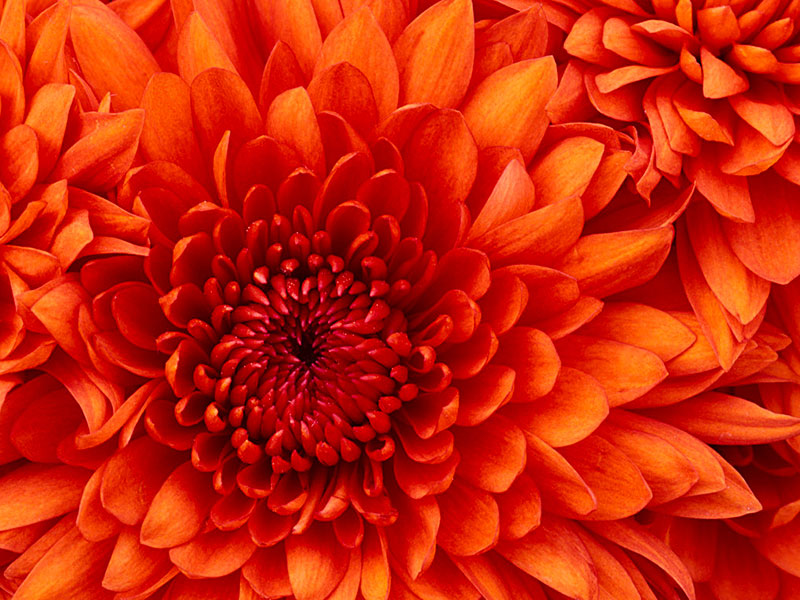
//> input picture Nodejs/Learning/Basic_Web_Server_Begin/img/portfolio/img01_big.jpg, 800 x 600 px, given in place of the camera
$ ./main   (built with g++ and OpenCV 4)
//> lines starting //> are read from the running program, lines starting //| are printed output that depends on the picture; after the words box and inside, x2 and y2 are one past the last pixel; in counts of white or black regions, pixels touching at a corner belong together
#include <sstream>
#include <string>
#include <iostream>
#include <opencv\highgui.h>
#include <opencv\cv.h>

#pragma warning(disable: 4996)

using namespace cv;
//initial min and max HSV filter values.
//these will be changed using trackbars
int H_MIN = 0;
int H_MAX = 255;
int S_MIN = 0;
int S_MAX = 255;
int V_MIN = 0;
int V_MAX = 255;
//default capture width and height
const int FRAME_WIDTH = 640;
const int FRAME_HEIGHT = 480;
//max number of objects to be detected in frame
const int MAX_NUM_OBJECTS = 5;
//minimum and maximum object area
const int MIN_OBJECT_AREA = 20 * 20;
const double MAX_OBJECT_AREA = FRAME_HEIGHT*FRAME_WIDTH / 1.5;
//names that will appear at the top of each window
const string windowName = "Original Image";
const string windowName1 = "HSV Image";
const string windowName2 = "Thresholded Image";
const string windowName3 = "After Morphological Operations";
const string trackbarWindowName = "Trackbars";
void on_trackbar(int, void*)
{//This function gets called whenever a
	// trackbar position is changed


}
// [7 lines left out: function intToString, not called in this run]
void createTrackbars(){
	//create window for trackbars


	namedWindow(trackbarWindowName, 0);
	//create memory to store trackbar name on window
	char TrackbarName[50];
	sprintf(TrackbarName, "H_MIN", H_MIN);
	sprintf(TrackbarName, "H_MAX", H_MAX);
	sprintf(TrackbarName, "S_MIN", S_MIN);
	sprintf(TrackbarName, "S_MAX", S_MAX);
	sprintf(TrackbarName, "V_MIN", V_MIN);
	sprintf(TrackbarName, "V_MAX", V_MAX);
	//create trackbars and insert them into window
	//3 parameters are: the address of the variable that is changing when the trackbar is moved(eg.H_LOW),
	//the max value the trackbar can move (eg. H_HIGH),
	//and the function that is called whenever the trackbar is moved(eg. on_trackbar)
	//                                  ---->    ---->     ---->
	createTrackbar("H_MIN", trackbarWindowName, &H_MIN, H_MAX, on_trackbar);
//> slider 'H_MIN' is set to 51
	createTrackbar("H_MAX", trackbarWindowName, &H_MAX, H_MAX, on_trackbar);
	createTrackbar("S_MIN", trackbarWindowName, &S_MIN, S_MAX, on_trackbar);
//> slider 'S_MIN' is set to 51
	createTrackbar("S_MAX", trackbarWindowName, &S_MAX, S_MAX, on_trackbar);
	createTrackbar("V_MIN", trackbarWindowName, &V_MIN, V_MAX, on_trackbar);
//> slider 'V_MIN' is set to 51
	createTrackbar("V_MAX", trackbarWindowName, &V_MAX, V_MAX, on_trackbar);


}
// [91 lines left out: functions drawObject, morphOps, trackFilteredObject, not called in this run]
int main(int argc, char* argv[])
{
	//some boolean variables for different functionality within this
	//program
	bool trackObjects = false;
	bool useMorphOps = false;
	//Matrix to store each frame of the webcam feed
	Mat cameraFeed;
	//matrix storage for HSV image
	Mat HSV;
	//matrix storage for binary threshold image
	Mat threshold;
	//x and y values for the location of the object
	int x = 0, y = 0;
	//create slider bars for HSV filtering
	createTrackbars();
	//video capture object to acquire webcam feed
	VideoCapture capture;
	//open capture object at location zero (default location for webcam)
	capture.open(0);
	//set height and width of capture frame
	capture.set(CV_CAP_PROP_FRAME_WIDTH, FRAME_WIDTH);
	capture.set(CV_CAP_PROP_FRAME_HEIGHT, FRAME_HEIGHT);
	//start an infinite loop where webcam feed is copied to cameraFeed matrix
	//all of our operations will be performed within this loop
	while (1){
		//store image to matrix
		capture.read(cameraFeed);
//> cameraFeed is the input picture: 600 rows x 800 cols, CV_8UC3; mean B, G, R 10.3, 36, 202.8
		//convert frame from BGR to HSV colorspace
		cvtColor(cameraFeed, HSV, COLOR_BGR2HSV);
//> HSV: 600 rows x 800 cols, CV_8UC3; mean H, S, V 16.5, 244.9, 202.8
		//filter HSV image between values and store filtered image to
		//threshold matrix
		inRange(HSV, Scalar(H_MIN, S_MIN, V_MIN), Scalar(H_MAX, S_MAX, V_MAX), threshold);
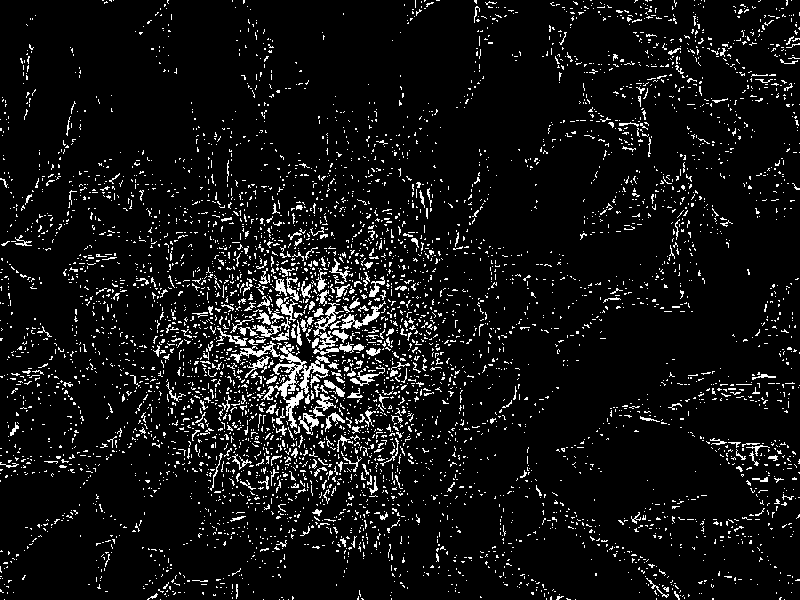
//> threshold: 600 rows x 800 cols, CV_8UC1; 7.1% white in thin lines or dots
		//perform morphological operations on thresholded image to eliminate noise
		//and emphasize the filtered object(s)
		if (useMorphOps)
			morphOps(threshold);
		//pass in thresholded frame to our object tracking function
		//this function will return the x and y coordinates of the
		//filtered object
		if (trackObjects)
			trackFilteredObject(x, y, threshold, cameraFeed);

		//show frames
		imshow(windowName2, threshold);
		imshow(windowName, cameraFeed);
		imshow(windowName1, HSV);
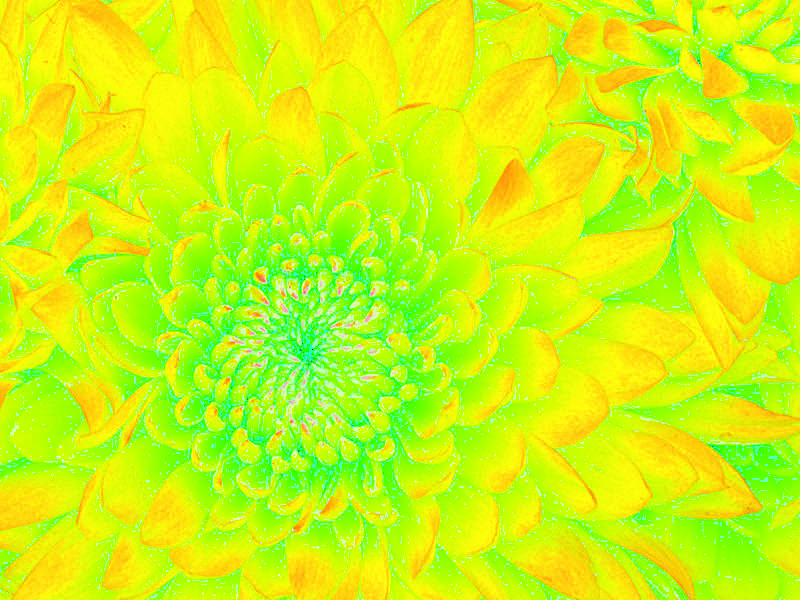
//> window 'HSV Image': 600 rows x 800 cols, CV_8UC3; mean B, G, R 16.5, 244.9, 202.8


		//delay 30ms so that screen can refresh.
		//image will not appear without this waitKey() command
		waitKey(30);

		int iKey = waitKey(50);
//> the Esc key is pressed

		//if user press 'ESC' key
		if (iKey == 27)
		{
			break;
		}
	}


	return 0;
}

$ run again, on Nodejs/Learning/Basic_Web_Server_Begin/img/portfolio/img02_big.jpg
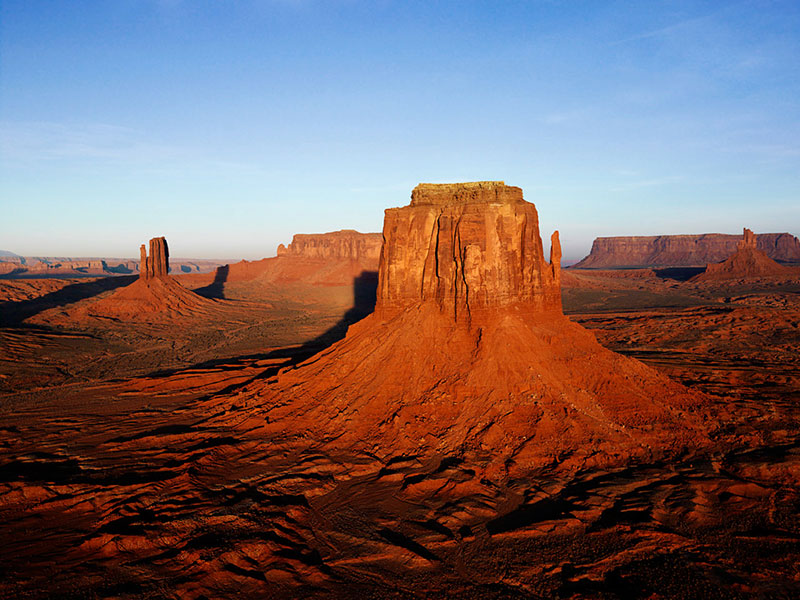
//> input picture Nodejs/Learning/Basic_Web_Server_Begin/img/portfolio/img02_big.jpg, 800 x 600 px, given in place of the camera
//> cameraFeed is the input picture: 600 rows x 800 cols, CV_8UC3; mean B, G, R 100.7, 99.2, 119.6
//> HSV: 600 rows x 800 cols, CV_8UC3; mean H, S, V 53.8, 160.8, 149.6
//> `inRange(HSV, Scalar(H_MIN, S_MIN, V_MIN), Scalar(H_MAX, S_MAX, V_MAX),..`:
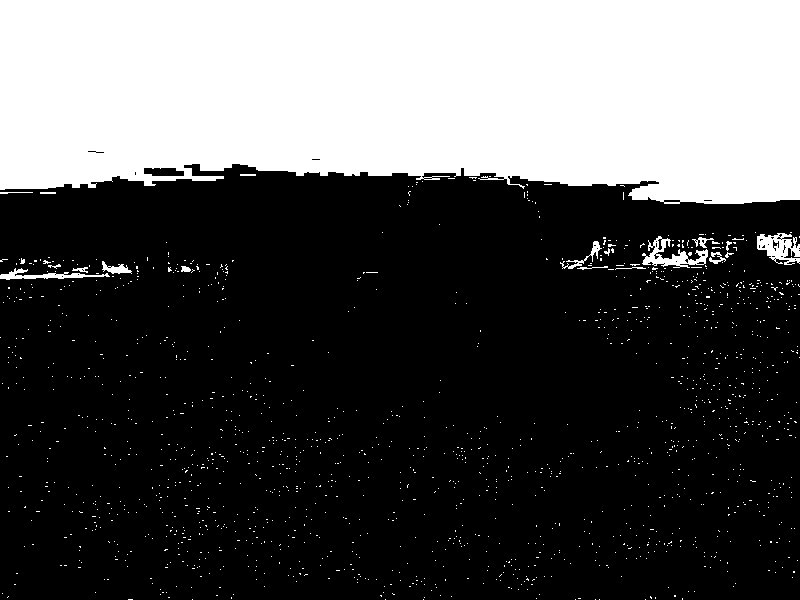
//> threshold: 600 rows x 800 cols, CV_8UC1; 31.7% white; 1511 white regions (1491 under 20 px), largest, box (x1, y1, x2, y2) and area: (0, 0, 800, 204) 146387, (757, 233, 800, 265) 795, (642, 236, 708, 268) 786
//> `imshow(windowName1, HSV);`:
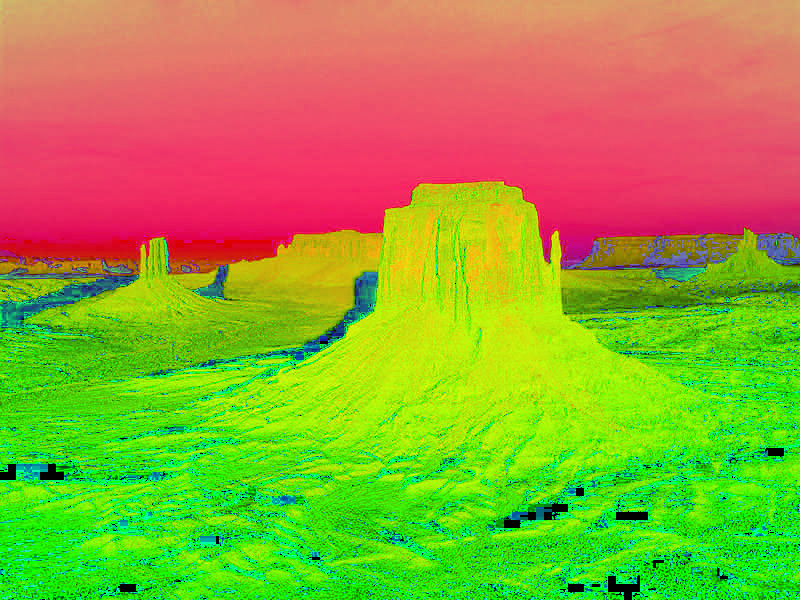
//> window 'HSV Image': 600 rows x 800 cols, CV_8UC3; mean B, G, R 53.8, 160.8, 149.6

$ run again, on Nodejs/Learning/Basic_Web_Server_Begin/img/portfolio/img03_big.jpg
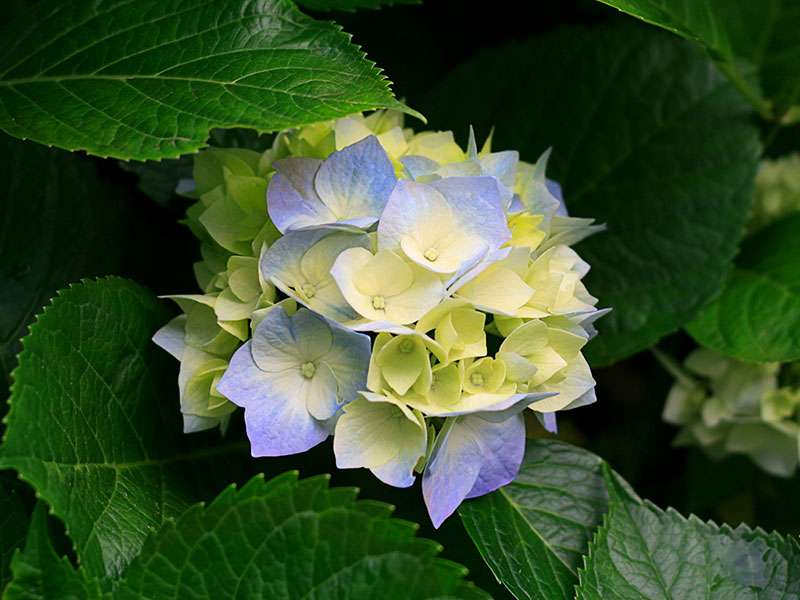
//> input picture Nodejs/Learning/Basic_Web_Server_Begin/img/portfolio/img03_big.jpg, 800 x 600 px, given in place of the camera
//> cameraFeed is the input picture: 600 rows x 800 cols, CV_8UC3; mean B, G, R 43.8, 81.3, 57.4
//> HSV: 600 rows x 800 cols, CV_8UC3; mean H, S, V 55.3, 177.9, 84.4
//> `inRange(HSV, Scalar(H_MIN, S_MIN, V_MIN), Scalar(H_MAX, S_MAX, V_MAX),..`:
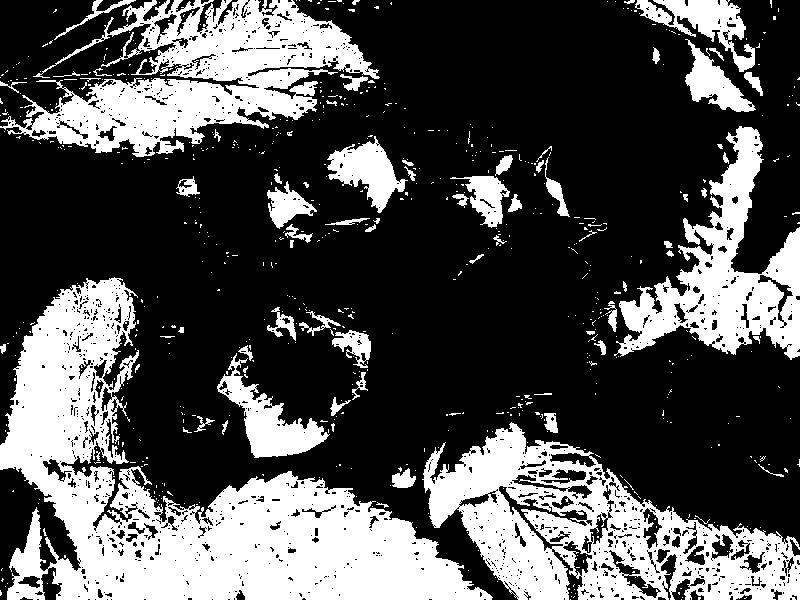
//> threshold: 600 rows x 800 cols, CV_8UC1; 31.6% white; 666 white regions (594 under 20 px), largest, box (x1, y1, x2, y2) and area: (0, 277, 493, 600) 57926, (422, 422, 800, 600) 29496, (0, 0, 380, 157) 25997
//> `imshow(windowName1, HSV);`:
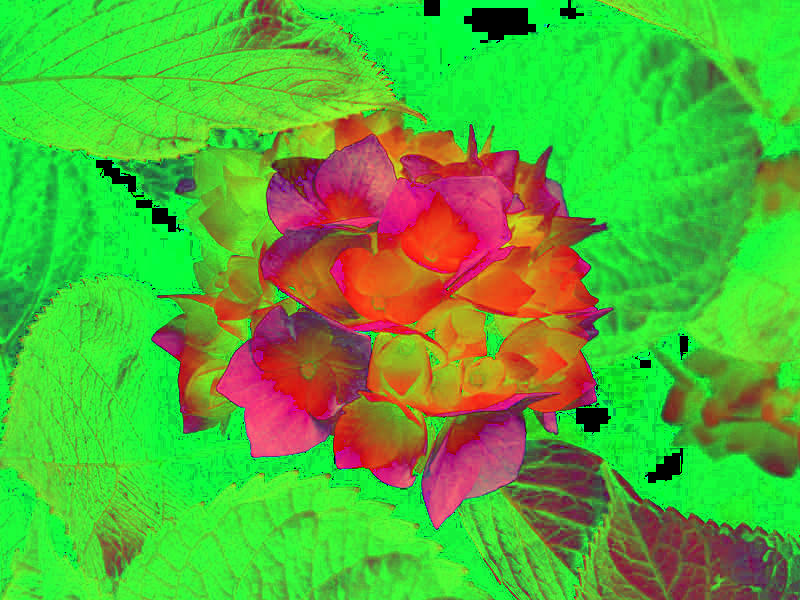
//> window 'HSV Image': 600 rows x 800 cols, CV_8UC3; mean B, G, R 55.3, 177.9, 84.4
